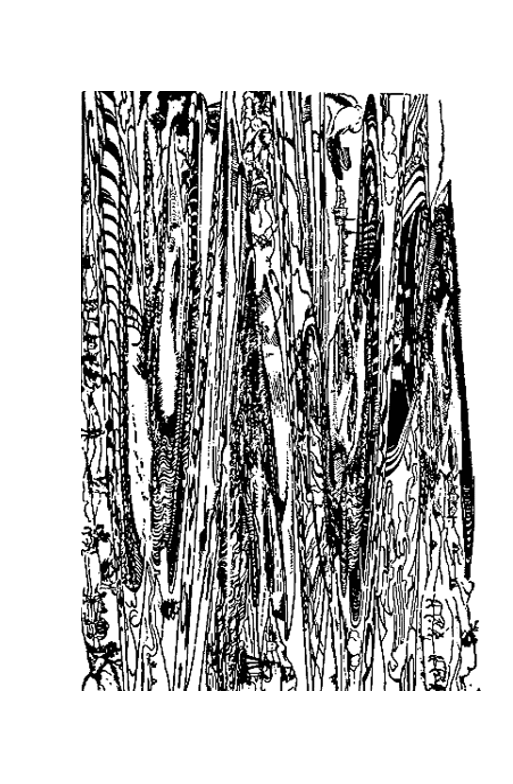
%> input picture art.png, 513 x 784 px
$ octave benchmarkforla.m   (GNU Octave 9; MATLAB toolbox functions it lacks are replaced by stand-ins)
%> lines starting %> are read from the running program, lines starting %| are printed output that depends on the picture
I = imread('art.png');
%> I is the input picture: size 784x513x3 uint8; min 0, max 255, mean 187.5
A = imresize(I,[600,900]);
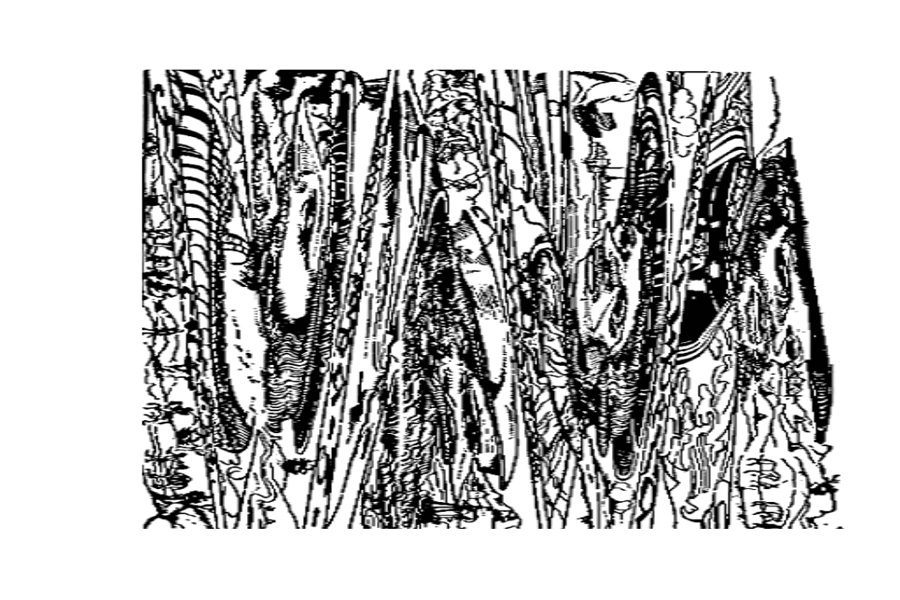
%> A: size 600x900x3 uint8; min 0, max 255, mean 187.4
imshow(A)
A = rgb2gray(A);
%> A: size 600x900 uint8
A = double(A)
%> A: size 600x900 double
%%Building the Zero Matrix

Matrix = zeros(1800,900);

%%filling in the zero matrix with x , y , g;
%multiply size of A,1 by 3 to make room for x y and g
for i = 3:3:1800
%get the gradient from the original image matrix
%divide by 3 so you can count by one
gradient = A((i/3),:);
%get the columns (-400 to 400) round first number down round second number
%up
columns = ceil(-size(A,2)/2):1:floor(size(A,2)/2)-1;
%make all y same for every row count down by one. from 250 to -250
rows = ones(1,900)*(301-(i/3));
%sub 2 to start at one.
Matrix(i-2,:) = columns;
%sub 1 to put at second one in the set
Matrix(i-1,:) = rows ;
% put at three in the set
Matrix(i,:) = gradient;
end
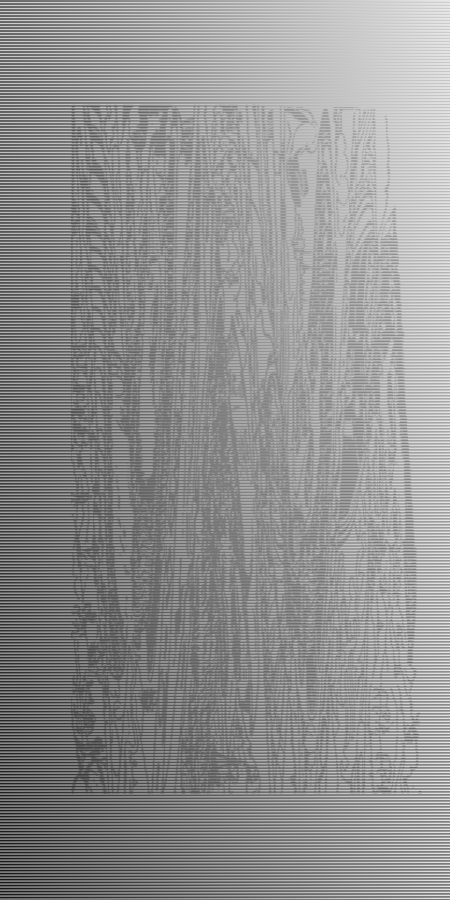
%> Matrix: size 1800x900 double (shown at 1/2 size); min -450, max 449, mean 62.5; drawn with min black and max white


RMatrix = eye(1800,1800);
for p = 1:3:1800;
RMatrix(p,p) = 1/4;
end


NMatrix = RMatrix*Matrix;
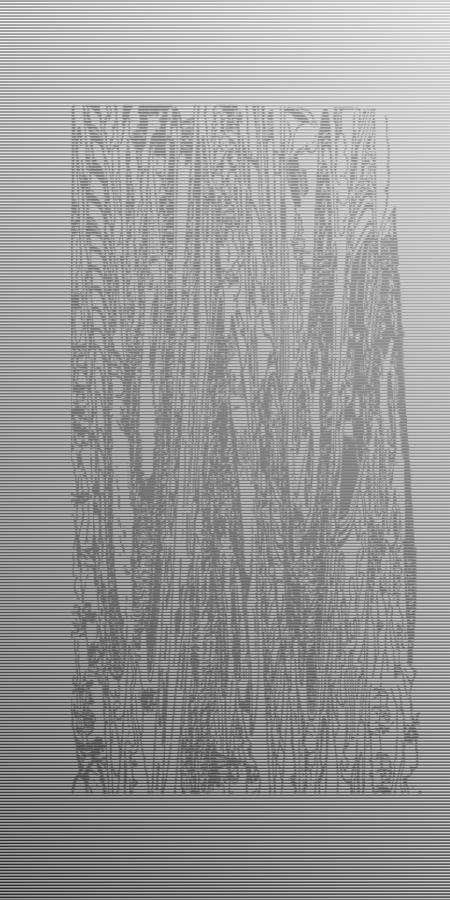
%> NMatrix: size 1800x900 double (shown at 1/2 size); min -299, max 300, mean 62.6; drawn with min black and max white


% [12 lines of commented-out code are left out]
